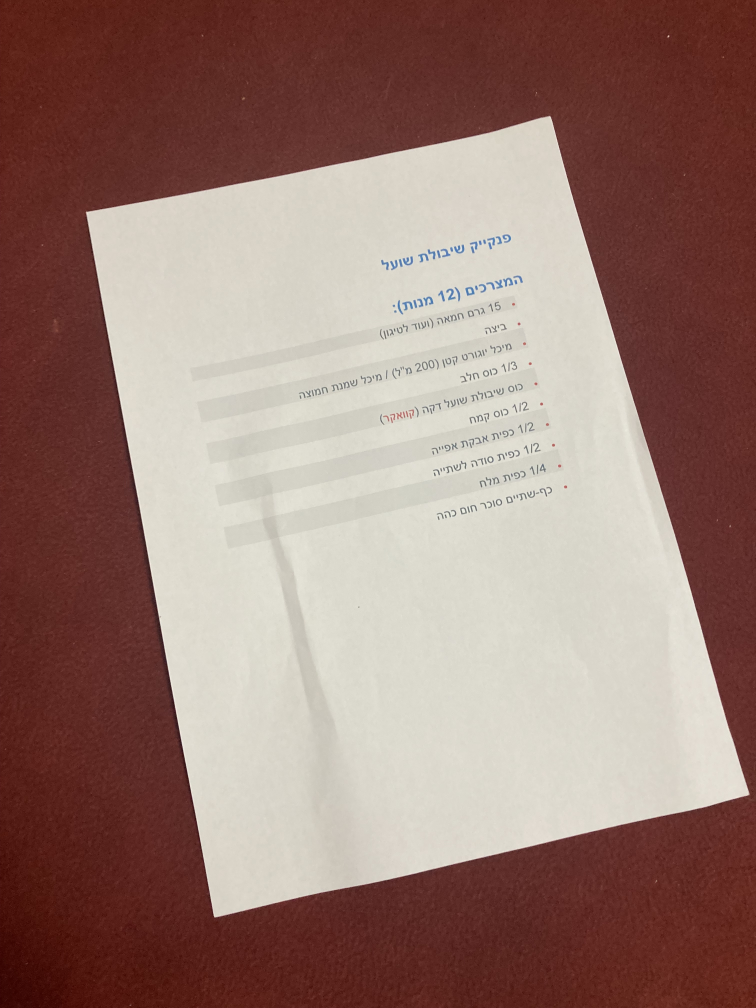
#> input picture Cam Scanner like/Input_Img/IMG-3763.jpg, 3024 x 4032 px, found by its file name (shown at 1/4 size); its folder holds 3 pictures in this run
$ python Scanner.py Input_Img/IMG-3763.jpg Input_Img/IMG-3784.jpg
#> lines starting #> are read from the running program, lines starting #| are printed output that depends on the picture; after the words box and inside, x2 and y2 are one past the last pixel; in counts of white or black regions, pixels touching at a corner belong together; pictures that were not available may be replaced by others from this repository, and a replacement may not be noted
#> in iterator, image is the input picture: shape (4032, 3024, 3); mean B, G, R 115.3, 123.8, 153.1
import sys
import cv2
import matplotlib.pyplot as plt
import numpy as np
import os


def Scanner(img):

    GrayImg = cv2.cvtColor(img, cv2.COLOR_BGR2GRAY)
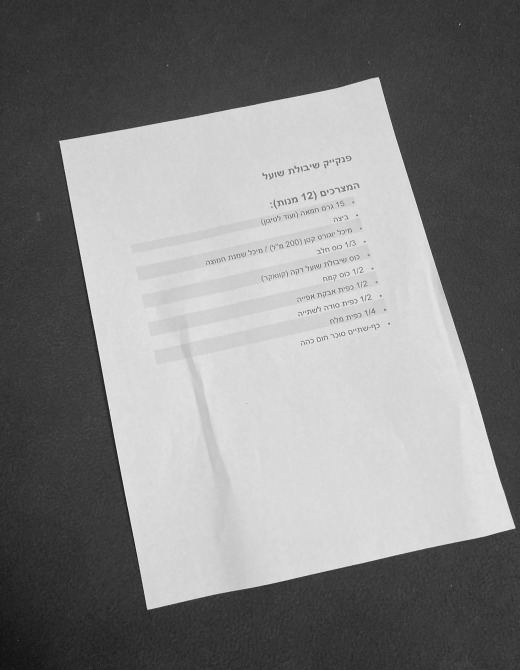
#> GrayImg: shape (1340, 1040) (shown at 1/2 size); min 12, max 250, mean 131.5
    BLurredFrame = cv2.GaussianBlur(GrayImg, (5, 5), 1)
    ret1, th1 = cv2.threshold(BLurredFrame, 0, 255, cv2.THRESH_BINARY + cv2.THRESH_OTSU)
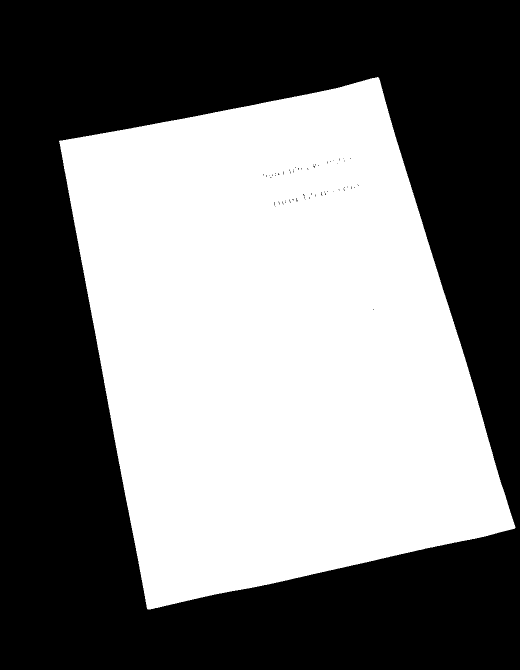
#> th1: shape (1340, 1040) (shown at 1/2 size); 47.7% white; 1 white region, box (x1, y1, x2, y2) and area: (118, 154, 1031, 1219) 664199
#> ret1 = 135
    CannyFrame = cv2.Canny(th1, 190, 190)
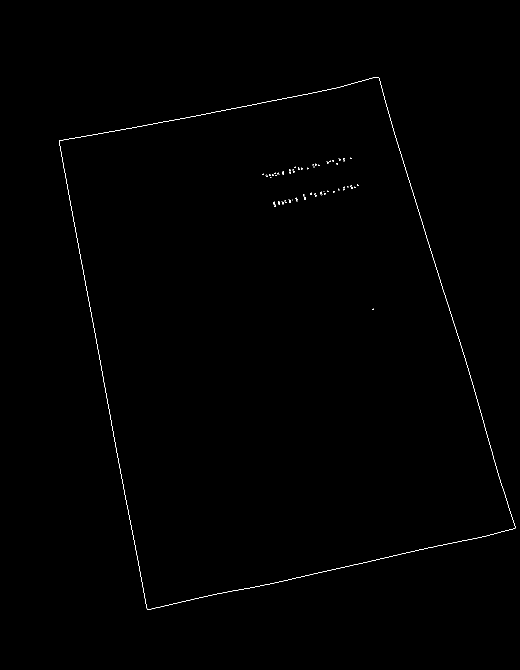
#> CannyFrame: shape (1340, 1040) (shown at 1/2 size); 0.26% white in thin lines or dots, all inside (x1, y1, x2, y2) = (118, 154, 1031, 1219)
    contours, _ = cv2.findContours(CannyFrame,cv2.RETR_EXTERNAL,cv2.CHAIN_APPROX_SIMPLE)
#> contours = 1 contour; box (x1, y1, x2, y2) and area: (118, 154, 1031, 1219) 664496
    ContourFrame = img.copy()
    ContourFrame = cv2.drawContours(ContourFrame, contours, -1, (0, 255, 0), 20)
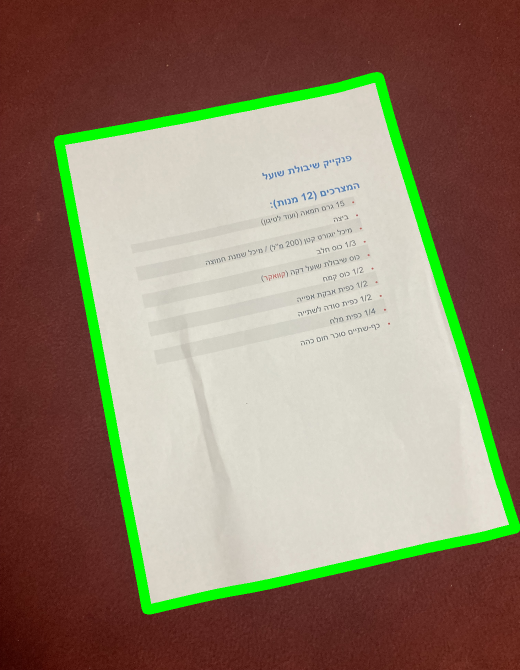
#> ContourFrame: shape (1340, 1040, 3) (shown at 1/2 size); mean B, G, R 109.2, 129.8, 145.3
    CornerFrame = img.copy()
    maxArea = 0
    biggest = []
    for i in contours :
        area = cv2.contourArea(i)
        peri = cv2.arcLength(i, True)
        edges = cv2.approxPolyDP(i, 0.02 * peri, True)
        if area > maxArea and len(edges) == 4:
            biggest = edges
            maxArea = area
#> this loop made 1 pass
#> (area, peri, biggest, maxArea) on pass 1: (664495.5, 3519.1, [[756, 154], [118, 281], [294, 1218], [1030, 1056]], 664495.5)
#> after the loop, maxArea = 664495.5
    if len(biggest) != 0:
        biggest = biggest.reshape((4, 2))
        biggestNew = np.zeros((4, 1, 2), dtype=np.int32)
        add= biggest.sum(1)
#> add = [910, 399, 1512, 2086]
        biggestNew[0] = biggest[np.argmin(add)]
        biggestNew[3] = biggest[np.argmax(add)]
        dif = np.diff(biggest, axis=1)
#> dif = [-602, 163, 924, 26]
        biggestNew[1] = biggest[np.argmin(dif)]
        biggestNew[2] = biggest[np.argmax(dif)]
        CornerFrame = cv2.drawContours(CornerFrame, biggestNew, -1, (0, 255, 0), 25)
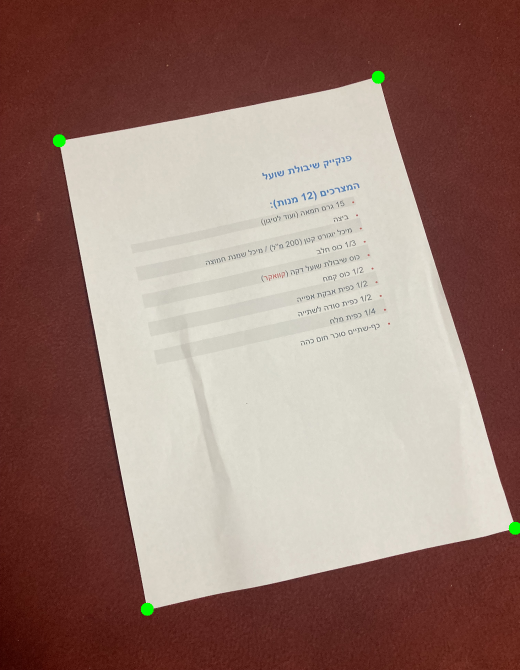
#> CornerFrame: shape (1340, 1040, 3) (shown at 1/2 size); mean B, G, R 115.1, 124, 152.8
        (h,w,d)=CornerFrame.shape
#> h = 1340; w = 1040; d = 3
        pts1 = np.float32(biggestNew)
        pts2 = np.float32([[0, 0], [w, 0], [0, h], [w, h]])
        matrix = cv2.getPerspectiveTransform(pts1,pts2)
        WarpImg=cv2.warpPerspective(img, matrix, (w, h))
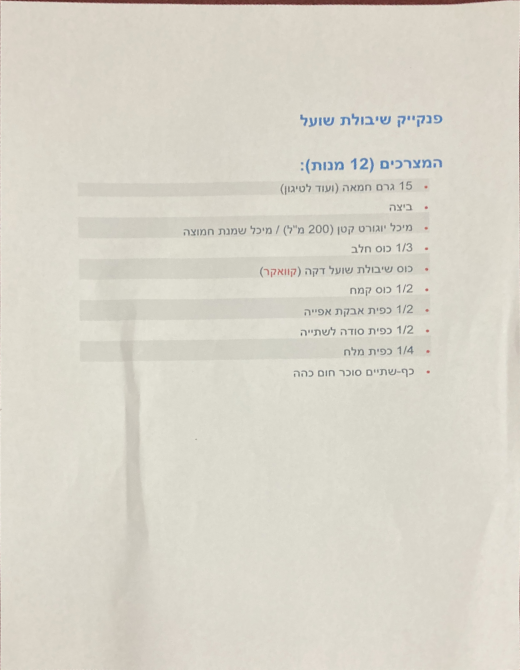
#> WarpImg: shape (1340, 1040, 3) (shown at 1/2 size); mean B, G, R 201.5, 212.7, 216.6

    return WarpImg


def iterator(images_path, output_path):
    # create output folder (it will be create on the same directory that we are on only if full path supported)
    i = 1
    if (not os.path.exists(output_path)):
        os.makedirs(output_path)
    else:
        print("Directory {0} already exists".format(output_path))
    images = os.listdir(images_path)  # returns list

    for o in images:
        # 1- reading the image
        image = cv2.imread('./'+images_path+'/' + o)
        image = cv2.resize(image, (int(520 * 2), int(670 * 2)))
        After_Scan = Scanner(image)
        new_image = "./" + output_path + "/New_"
        print(new_image)
        print(output_path)
        print(i)
        cv2.imwrite(new_image+i.__str__()+".jpg", After_Scan)
        i = i+1


if __name__ == "__main__":
    iterator(sys.argv[1], sys.argv[2])
